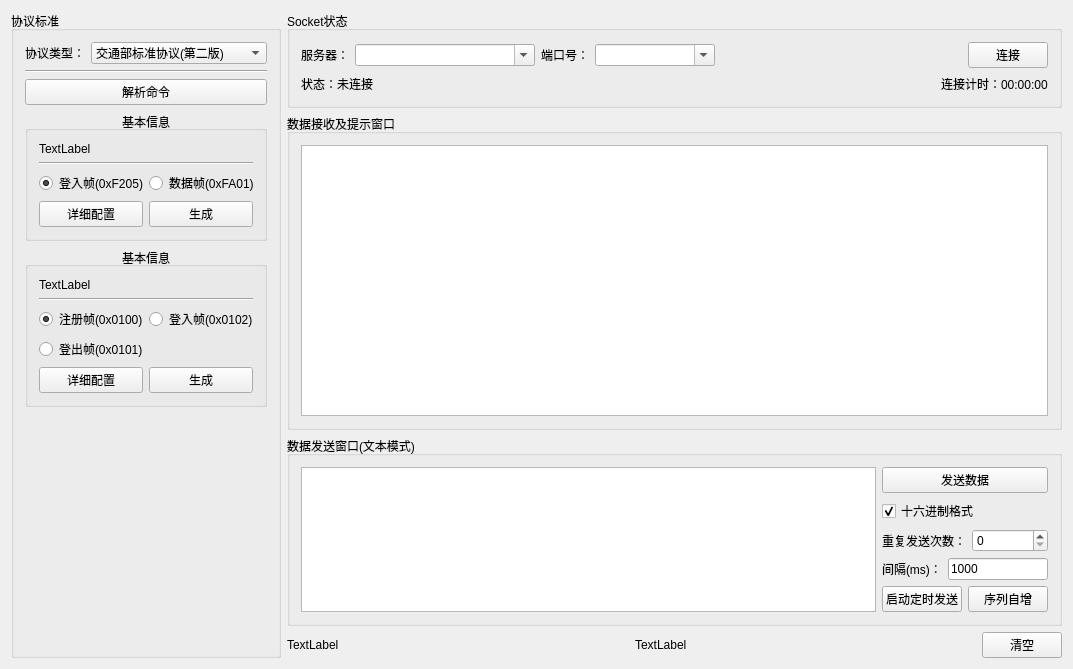
<?xml version="1.0" encoding="UTF-8"?>
<ui version="4.0">
 <class>MainWindow</class>
 <widget class="QMainWindow" name="MainWindow">
  <property name="geometry">
   <rect>
    <x>0</x>
    <y>0</y>
    <width>1073</width>
    <height>669</height>
   </rect>
  </property>
  <property name="windowTitle">
   <string>MainWindow</string>
  </property>
  <widget class="QWidget" name="centralWidget">
   <layout class="QHBoxLayout" name="horizontalLayout_3">
    <item>
     <widget class="QGroupBox" name="protocolStandardGroupBox">
      <property name="minimumSize">
       <size>
        <width>270</width>
        <height>0</height>
       </size>
      </property>
      <property name="maximumSize">
       <size>
        <width>270</width>
        <height>16777215</height>
       </size>
      </property>
      <property name="title">
       <string>协议标准</string>
      </property>
      <layout class="QGridLayout" name="gridLayout_3">
       <item row="2" column="0">
        <widget class="QPushButton" name="parseCommandButton">
         <property name="text">
          <string>解析命令</string>
         </property>
        </widget>
       </item>
       <item row="0" column="0">
        <layout class="QHBoxLayout" name="horizontalLayout_2">
         <item>
          <widget class="QLabel" name="label_3">
           <property name="maximumSize">
            <size>
             <width>60</width>
             <height>16777215</height>
            </size>
           </property>
           <property name="text">
            <string>协议类型：</string>
           </property>
          </widget>
         </item>
         <item>
          <widget class="QComboBox" name="protocolTypeSelectComboBox">
           <property name="enabled">
            <bool>true</bool>
           </property>
           <property name="currentIndex">
            <number>0</number>
           </property>
           <property name="duplicatesEnabled">
            <bool>false</bool>
           </property>
           <item>
            <property name="text">
             <string>交通部标准协议(第二版)</string>
            </property>
           </item>
           <item>
            <property name="text">
             <string>北斗车载终端重汽定制协议</string>
            </property>
           </item>
           <item>
            <property name="text">
             <string>国六(HJ1239)终端排放协议</string>
            </property>
           </item>
           <item>
            <property name="text">
             <string>宁德时代(RDB)私有协议</string>
            </property>
           </item>
          </widget>
         </item>
        </layout>
       </item>
       <item row="4" column="0">
        <widget class="QGroupBox" name="jt2GroupBox">
         <property name="enabled">
          <bool>true</bool>
         </property>
         <property name="title">
          <string>基本信息</string>
         </property>
         <property name="alignment">
          <set>Qt::AlignCenter</set>
         </property>
         <layout class="QGridLayout" name="gridLayout_2">
          <item row="1" column="0" colspan="2">
           <widget class="Line" name="line_2">
            <property name="orientation">
             <enum>Qt::Horizontal</enum>
            </property>
           </widget>
          </item>
          <item row="2" column="0">
           <widget class="QRadioButton" name="jtRegiterFrameRadioButton">
            <property name="text">
             <string>注册帧(0x0100)</string>
            </property>
            <property name="checked">
             <bool>true</bool>
            </property>
           </widget>
          </item>
          <item row="2" column="1">
           <widget class="QRadioButton" name="jtLoginFrameRadioButton">
            <property name="text">
             <string>登入帧(0x0102)</string>
            </property>
           </widget>
          </item>
          <item row="3" column="0" colspan="2">
           <widget class="QRadioButton" name="jtLogoutFrameRadioButton">
            <property name="text">
             <string>登出帧(0x0101)</string>
            </property>
           </widget>
          </item>
          <item row="4" column="0">
           <widget class="QPushButton" name="jtConfigButton">
            <property name="text">
             <string>详细配置</string>
            </property>
           </widget>
          </item>
          <item row="4" column="1">
           <widget class="QPushButton" name="jtGenerateButton">
            <property name="text">
             <string>生成</string>
            </property>
           </widget>
          </item>
          <item row="0" column="0" colspan="2">
           <widget class="QLabel" name="jtBaseInfoLabel">
            <property name="text">
             <string>TextLabel</string>
            </property>
           </widget>
          </item>
         </layout>
        </widget>
       </item>
       <item row="3" column="0">
        <widget class="QGroupBox" name="zqGroupBox">
         <property name="title">
          <string>基本信息</string>
         </property>
         <property name="alignment">
          <set>Qt::AlignCenter</set>
         </property>
         <layout class="QGridLayout" name="gridLayout">
          <item row="4" column="0">
           <widget class="QPushButton" name="zqConfigButton">
            <property name="text">
             <string>详细配置</string>
            </property>
           </widget>
          </item>
          <item row="4" column="1">
           <widget class="QPushButton" name="zqGenerateButton">
            <property name="text">
             <string>生成</string>
            </property>
           </widget>
          </item>
          <item row="1" column="0" colspan="2">
           <widget class="Line" name="line">
            <property name="orientation">
             <enum>Qt::Horizontal</enum>
            </property>
           </widget>
          </item>
          <item row="2" column="0">
           <widget class="QRadioButton" name="zqLoginFrameRadioButton">
            <property name="text">
             <string>登入帧(0xF205)</string>
            </property>
            <property name="checked">
             <bool>true</bool>
            </property>
           </widget>
          </item>
          <item row="2" column="1">
           <widget class="QRadioButton" name="zqDataFrameRadioButton">
            <property name="text">
             <string>数据帧(0xFA01)</string>
            </property>
           </widget>
          </item>
          <item row="0" column="0" colspan="2">
           <widget class="QLabel" name="zqBaseInfoLabel">
            <property name="text">
             <string>TextLabel</string>
            </property>
           </widget>
          </item>
         </layout>
        </widget>
       </item>
       <item row="5" column="0">
        <spacer name="verticalSpacer">
         <property name="orientation">
          <enum>Qt::Vertical</enum>
         </property>
         <property name="sizeHint" stdset="0">
          <size>
           <width>20</width>
           <height>40</height>
          </size>
         </property>
        </spacer>
       </item>
       <item row="1" column="0">
        <widget class="Line" name="line_3">
         <property name="orientation">
          <enum>Qt::Horizontal</enum>
         </property>
        </widget>
       </item>
      </layout>
     </widget>
    </item>
    <item>
     <layout class="QVBoxLayout" name="verticalLayout_4" stretch="1,6,3,1">
      <item>
       <widget class="QGroupBox" name="groupBox_6">
        <property name="title">
         <string>Socket状态</string>
        </property>
        <layout class="QVBoxLayout" name="verticalLayout">
         <item>
          <layout class="QHBoxLayout" name="horizontalLayout">
           <item>
            <widget class="QLabel" name="label">
             <property name="text">
              <string>服务器：</string>
             </property>
            </widget>
           </item>
           <item>
            <widget class="QComboBox" name="serverComboBox">
             <property name="minimumSize">
              <size>
               <width>180</width>
               <height>0</height>
              </size>
             </property>
             <property name="editable">
              <bool>true</bool>
             </property>
            </widget>
           </item>
           <item>
            <widget class="QLabel" name="label_2">
             <property name="text">
              <string>端口号：</string>
             </property>
            </widget>
           </item>
           <item>
            <widget class="QComboBox" name="portComboBox">
             <property name="minimumSize">
              <size>
               <width>120</width>
               <height>0</height>
              </size>
             </property>
             <property name="editable">
              <bool>true</bool>
             </property>
            </widget>
           </item>
           <item>
            <spacer name="horizontalSpacer">
             <property name="orientation">
              <enum>Qt::Horizontal</enum>
             </property>
             <property name="sizeHint" stdset="0">
              <size>
               <width>40</width>
               <height>20</height>
              </size>
             </property>
            </spacer>
           </item>
           <item>
            <widget class="QPushButton" name="connectButton">
             <property name="text">
              <string>连接</string>
             </property>
            </widget>
           </item>
          </layout>
         </item>
         <item>
          <layout class="QHBoxLayout" name="horizontalLayout_4">
           <item>
            <widget class="QLabel" name="socketStatusLabel">
             <property name="text">
              <string>状态：未连接</string>
             </property>
            </widget>
           </item>
           <item>
            <spacer name="horizontalSpacer_4">
             <property name="orientation">
              <enum>Qt::Horizontal</enum>
             </property>
             <property name="sizeHint" stdset="0">
              <size>
               <width>40</width>
               <height>20</height>
              </size>
             </property>
            </spacer>
           </item>
           <item>
            <widget class="QLabel" name="connectTimeLabel">
             <property name="text">
              <string>连接计时：00:00:00</string>
             </property>
            </widget>
           </item>
          </layout>
         </item>
        </layout>
       </widget>
      </item>
      <item>
       <widget class="QGroupBox" name="groupBox">
        <property name="title">
         <string>数据接收及提示窗口</string>
        </property>
        <layout class="QGridLayout" name="gridLayout_4">
         <item row="0" column="0">
          <widget class="QTextBrowser" name="recvTextBrowser"/>
         </item>
        </layout>
       </widget>
      </item>
      <item>
       <widget class="QGroupBox" name="groupBox_2">
        <property name="title">
         <string>数据发送窗口(文本模式)</string>
        </property>
        <layout class="QGridLayout" name="gridLayout_6" columnstretch="5,1">
         <item row="0" column="0">
          <widget class="QTextEdit" name="sendTextEdit"/>
         </item>
         <item row="0" column="1">
          <layout class="QVBoxLayout" name="verticalLayout_3">
           <item>
            <widget class="QPushButton" name="sendButton">
             <property name="text">
              <string>发送数据</string>
             </property>
            </widget>
           </item>
           <item>
            <widget class="QCheckBox" name="hexFormatCheckBox">
             <property name="text">
              <string>十六进制格式</string>
             </property>
             <property name="checked">
              <bool>true</bool>
             </property>
            </widget>
           </item>
           <item>
            <layout class="QHBoxLayout" name="horizontalLayout_10">
             <item>
              <widget class="QLabel" name="label_7">
               <property name="text">
                <string>重复发送次数：</string>
               </property>
              </widget>
             </item>
             <item>
              <widget class="QSpinBox" name="countSpinBox"/>
             </item>
            </layout>
           </item>
           <item>
            <layout class="QHBoxLayout" name="horizontalLayout_12">
             <item>
              <widget class="QLabel" name="label_8">
               <property name="text">
                <string>间隔(ms)：</string>
               </property>
              </widget>
             </item>
             <item>
              <widget class="QLineEdit" name="intervalMsLineEdit">
               <property name="text">
                <string>1000</string>
               </property>
              </widget>
             </item>
            </layout>
           </item>
           <item>
            <layout class="QHBoxLayout" name="horizontalLayout_5">
             <item>
              <widget class="QPushButton" name="timingSendButton">
               <property name="text">
                <string>启动定时发送</string>
               </property>
              </widget>
             </item>
             <item>
              <widget class="QPushButton" name="seqAddButton">
               <property name="text">
                <string>序列自增</string>
               </property>
              </widget>
             </item>
            </layout>
           </item>
          </layout>
         </item>
        </layout>
       </widget>
      </item>
      <item>
       <layout class="QHBoxLayout" name="horizontalLayout_14">
        <item>
         <widget class="QLabel" name="recvLabel">
          <property name="text">
           <string>TextLabel</string>
          </property>
         </widget>
        </item>
        <item>
         <spacer name="horizontalSpacer_5">
          <property name="orientation">
           <enum>Qt::Horizontal</enum>
          </property>
          <property name="sizeHint" stdset="0">
           <size>
            <width>40</width>
            <height>20</height>
           </size>
          </property>
         </spacer>
        </item>
        <item>
         <widget class="QLabel" name="sendLabel">
          <property name="text">
           <string>TextLabel</string>
          </property>
         </widget>
        </item>
        <item>
         <spacer name="horizontalSpacer_6">
          <property name="orientation">
           <enum>Qt::Horizontal</enum>
          </property>
          <property name="sizeHint" stdset="0">
           <size>
            <width>40</width>
            <height>20</height>
           </size>
          </property>
         </spacer>
        </item>
        <item>
         <widget class="QPushButton" name="clearButton">
          <property name="text">
           <string>清空</string>
          </property>
         </widget>
        </item>
       </layout>
      </item>
     </layout>
    </item>
   </layout>
  </widget>
  <widget class="QMenuBar" name="menuBar">
   <property name="geometry">
    <rect>
     <x>0</x>
     <y>0</y>
     <width>1073</width>
     <height>22</height>
    </rect>
   </property>
  </widget>
 </widget>
 <layoutdefault spacing="6" margin="11"/>
 <resources/>
 <connections/>
</ui>
